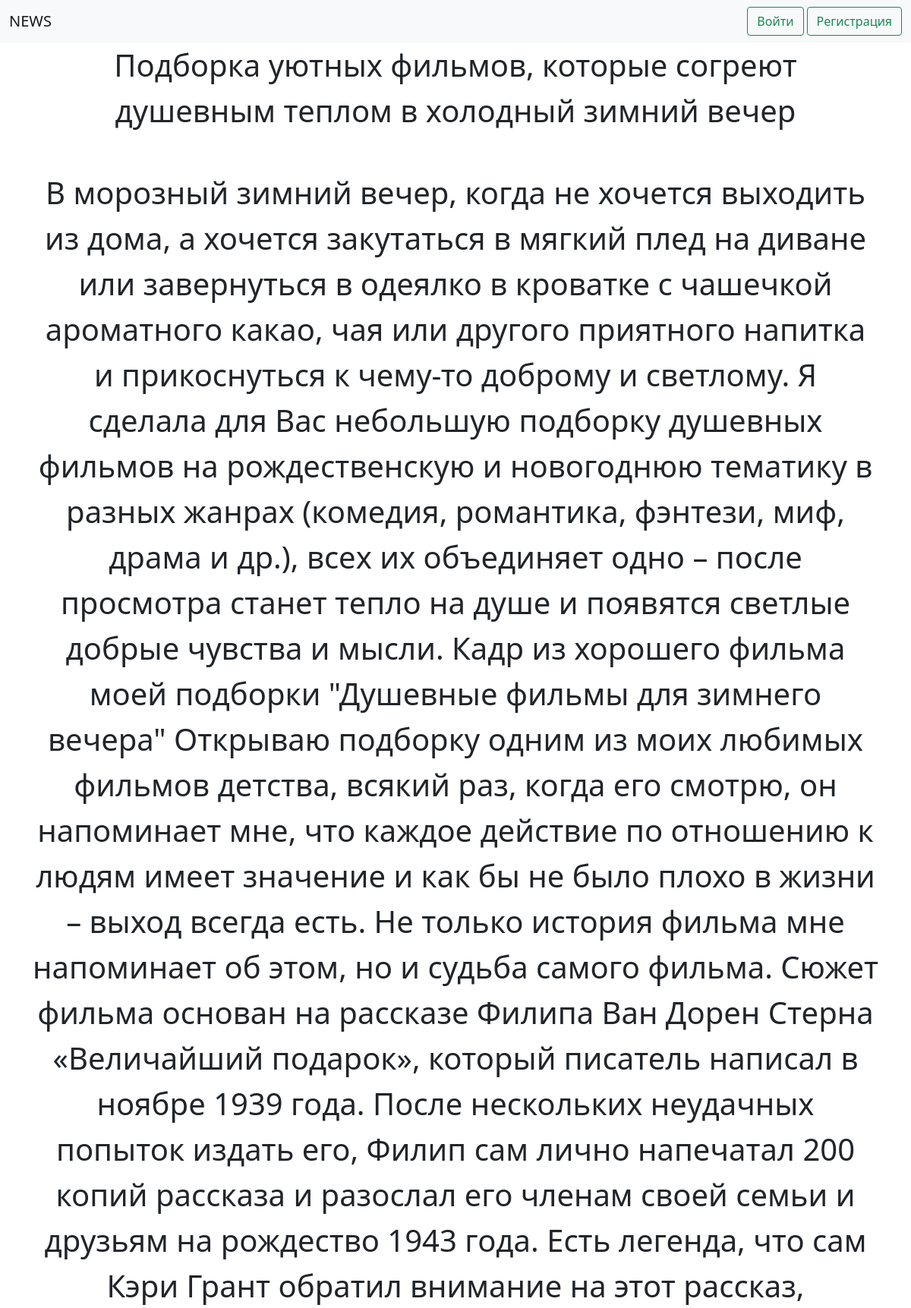
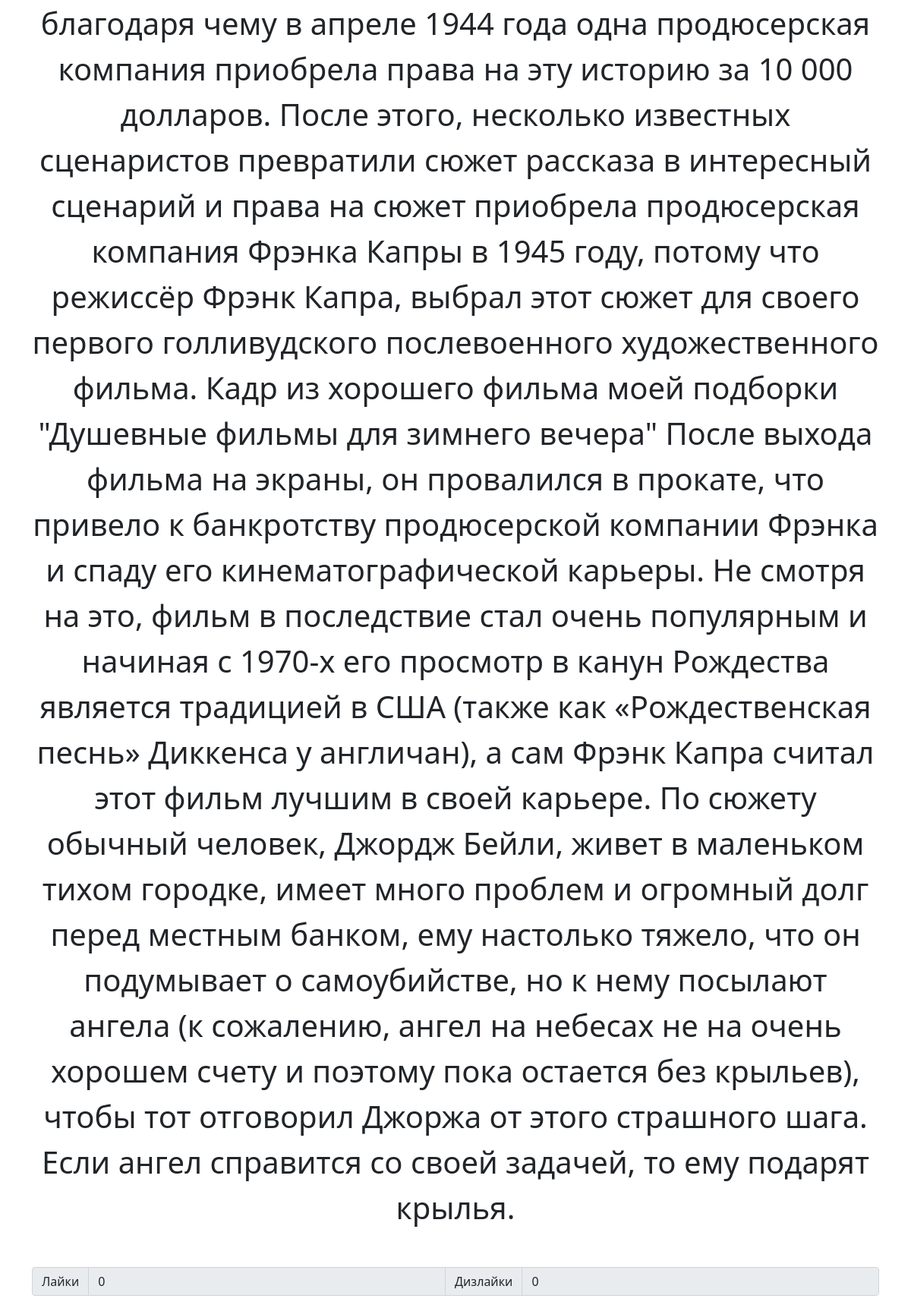
Page /post/post.php?postId=1 on the committed database (2 pictures, top to bottom).
### tables this page shows
CREATE TABLE posts (
    id INT NOT NULL AUTO_INCREMENT PRIMARY KEY,
    title VARCHAR(100) NOT NULL,
    description VARCHAR(40000) NOT NULL,
    user_id int not null,

    FOREIGN KEY (user_id) REFERENCES users(id) ON DELETE CASCADE
);

### post/post.php (the view, shortened to what this page needs)
<?php require '../layouts/header.php' ?>
<?php
require '../database/database.php';
$postId = null;
if(isset($_GET['postId']) || isset($_POST['input_post_id'])) {
    if(isset($_GET['postId'])) {
        $postId = $_GET['postId'];
    }
    $stmt = $conn->query(
            "
                    select
                        p.id as postId,
                        title,
                        description,
                        (select count(*) from users_posts where users_posts.post_id = p.id and users_posts.type = 'like') as likes_quantity,
                        (select count(*) from users_posts where users_posts.post_id = p.id and users_posts.type = 'dislike') as dislikes_quantity
                    from posts p where id = '$postId'
            ");
    $post = $stmt->fetch();
}
?>
    <div class="container text-center fs-1">
        <div class="mb-5"><?php echo $post['title'] ?></div>
        <div class="mb-5"><?php echo $post['description'] ?></div>
        <div class="input-group mb-3">
            <span class="input-group-text">Лайки</span>
            <input disabled type="text" class="form-control" value="<?php echo $post['likes_quantity'] ?>">
            <span class="input-group-text">Дизлайки</span>
            <input disabled type="text" class="form-control" value="<?php echo $post['dislikes_quantity'] ?>">
        </div>
    </div>
<?php require '../layouts/footer.php' ?>

### rows in the picture
posts: title "Подборка уютных фильмов, которые согреют душевным теплом в холодный зимний вечер", description "В морозный зимний вечер, когда не хочется выходить из дома, а хочется закутаться в мягкий плед на диване или завернуться в одеялко в кроватке с чашечкой ароматного какао, чая или другого приятного напитка и прикоснуться к чему-то доброму и светлому. Я сделала для Вас небольшую подборку душевных фильмов на рождественскую и новогоднюю тематику в разных жанрах (комедия, романтика, фэнтези, миф, драма и др.), всех их объединяет одно – после просмотра станет тепло на душе и появятся светлые добрые чувства и мысли. Кадр из хорошего фильма моей подборки \"Душевные фильмы для зимнего вечера\" Открываю подборку одним из моих любимых фильмов детства, всякий раз, когда его смотрю, он напоминает мне, что…"
